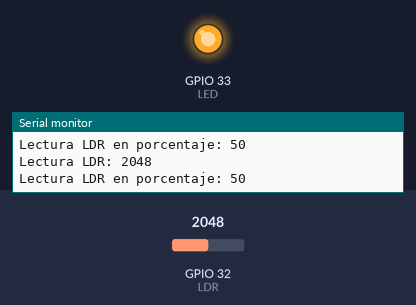
Simulated run of this sketch. Board: ESP32. On the bench: output pins drawn as LEDs (lit = HIGH), the last lines printed to the serial monitor. Inputs (shaded band) come from the test bench; at power-on: GPIO 32 (LDR) = 2048.

Above: at 1.2 s.
1.3 s: GPIO 32 (LDR) set to 2016
At 2.3 s:
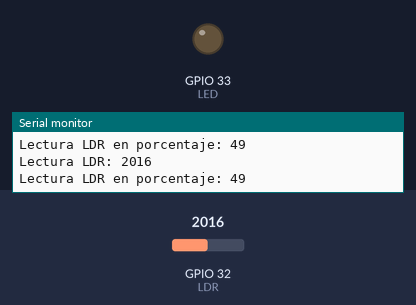
2.8 s: GPIO 32 (LDR) set to 2866
At 3.5 s:
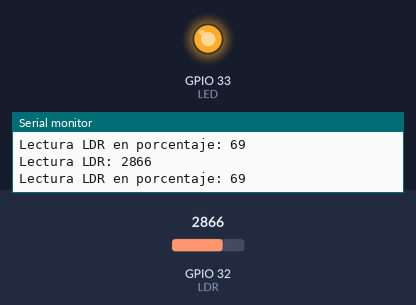
4.3 s: GPIO 32 (LDR) set to 2047
At 4.6 s:
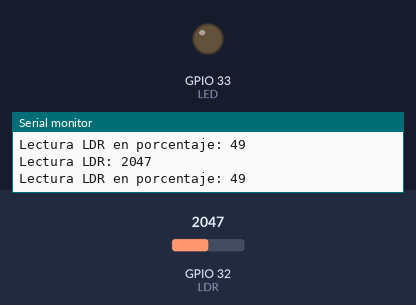
Timing chart, 0 to 7.3 s (numbered marks = the images above; inputs shaded):
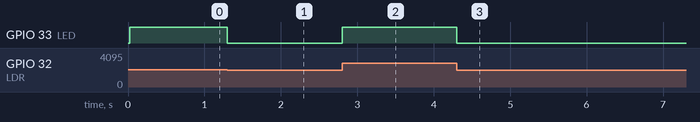

Measured:
- the behaviour switches between 2048 and 2047 on GPIO 32 (LDR) (found by bisection; images 0 and 1)
- after the input at 1.3 s, GPIO 33 (LED): HIGH → LOW at once
- after the input at 2.8 s, GPIO 33 (LED): LOW → HIGH at once
- after the input at 4.3 s, GPIO 33 (LED): HIGH → LOW at once

The sketch:

test_ldr.ino
```cpp
// ST - TP DOG - Grupo 8 - Santiago Fernández, Paulina Gonzalez y Avner Yunik
// Código para probar LDR y envía resultado (mapeado) por puerto serie.

#define LDR 32              // pin analógico GPIO32 para el LDR
#define LED 33  // pin led
#define TIEMPO_LECTURA 20  // 20 milisegundos

// Variables para millis
unsigned long tiempoAnterior = 0;  // Tiempo anterior
unsigned long tiempoActual = 0;    // Tiempo actual
void setup() {
  Serial.begin(115200);
  pinMode(LDR, INPUT);  // definir pin
  pinMode(LED, OUTPUT); // pin led
}

void loop() {

  tiempoActual = millis();  // lee el tiempo con millis(); para que no sea bloqueante

  if (tiempoActual - tiempoAnterior >= TIEMPO_LECTURA) {
    tiempoAnterior = tiempoActual;  // guardar el último tiempo de lectura.

    int lectura = analogRead(LDR);
    // int mapeoLectura = (lectura / 4095) * 100;  // 4095 es el valor máximo que puede leer el ADC del ESP32
    int mapeoLectura = map(lectura, 0, 4095, 0, 100);
    Serial.print("Lectura LDR: ");
    Serial.println(lectura);
    Serial.print("Lectura LDR en porcentaje: ");
    Serial.println(mapeoLectura);
    if (mapeoLectura < 50)
    {
      digitalWrite(LED,LOW);
    } else {
      digitalWrite(LED,HIGH);
    }


  }
}
```
